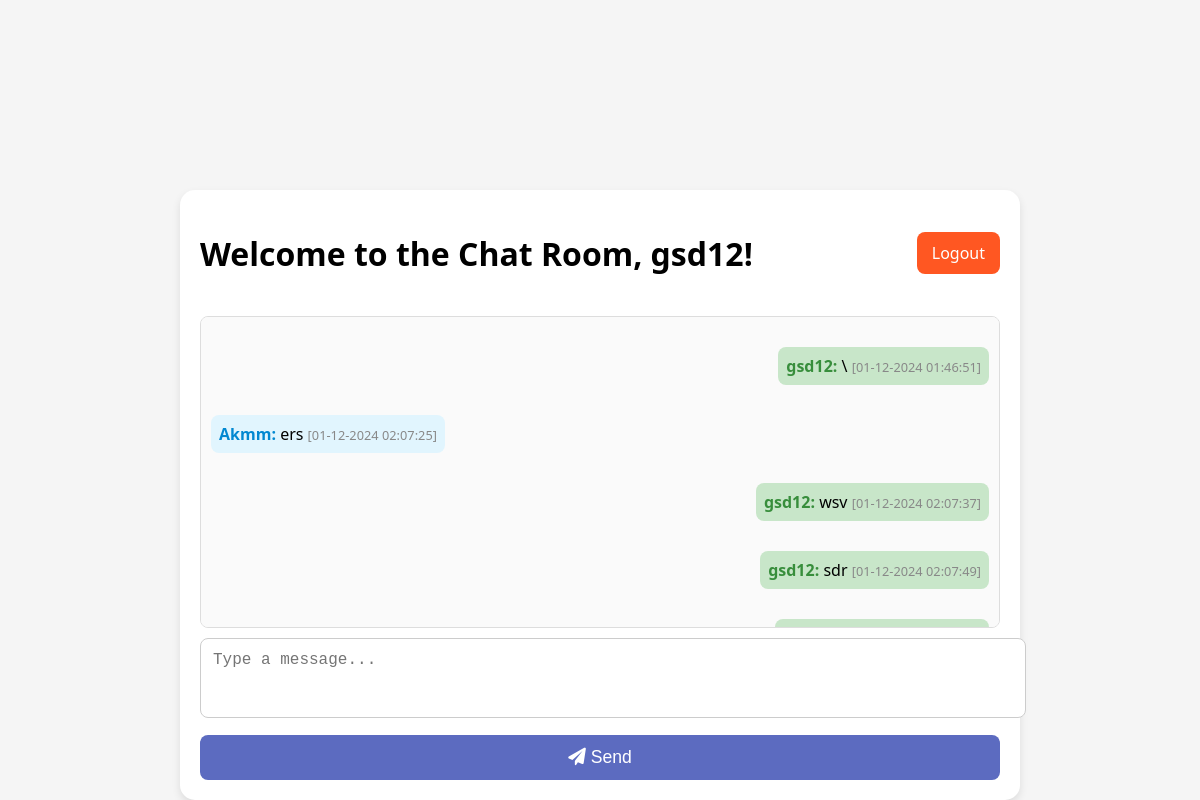
The page /chat (signed in) on the database its author committed.
### app.py (models this page shows, shortened)
class User(db.Model):
    id = db.Column(db.Integer, primary_key=True)
    username = db.Column(db.String(20), unique=True, nullable=False)  # Unique usernames
    email = db.Column(db.String(120), unique=True, nullable=False)  # Unique emails
    password_hash = db.Column(db.String(128), nullable=False)  # Store hashed passwords
    messages = db.relationship('Message', backref='author', lazy=True)  # Relationship with messages

class Message(db.Model):
    id = db.Column(db.Integer, primary_key=True)
    content = db.Column(db.String(500), nullable=False)  # Message content
    user_id = db.Column(db.Integer, db.ForeignKey('user.id'), nullable=False)  # Link to the user
    timestamp = db.Column(db.DateTime, default=lambda: datetime.now(timezone('Africa/Nairobi')))  # Timestamp with Nairobi time zone

### app.py (the view)
@app.route('/chat')
def chat():
    if 'username' not in session:  # Ensure the user is logged in
        return redirect(url_for('index'))  # Redirect to the login page if not logged in
    messages = Message.query.order_by(Message.timestamp.desc()).limit(50).all()  # Fetch the latest 50 messages
    return render_template('index.html', messages=messages)  # Display the chat page template with messages

### templates/index.html (shortened to what this page needs)
<!DOCTYPE html>
<html lang="en">
<head>
    <link rel="stylesheet" href="{{ url_for('static', filename='style.css') }}">
    <link rel="stylesheet" href="https://cdnjs.cloudflare.com/ajax/libs/font-awesome/6.0.0-beta3/css/all.min.css">
</head>
<body>
    <div class="container">
        <div class="header">
            <h1>Welcome to the Chat Room, {{ session['username'] }}!</h1>
            <a href="{{ url_for('logout') }}" class="logout-btn">Logout</a>
        </div>
        <div id="messages" class="chat-box">
            {% for message in messages[::-1] %}
                <p class="message {{ 'self' if message.author.username == session['username'] else 'other' }}">
                    <strong class="username {{ 'self' if message.author.username == session['username'] else 'other' }}">
                        {{ message.author.username }}:
                    </strong>
                    {{ message.content }}
                    <span class="timestamp">[{{ message.timestamp.strftime('%d-%m-%Y %H:%M:%S') }}]</span>
                </p>
            {% endfor %}
        </div>
        <div class="input-container">
            <textarea id="message" placeholder="Type a message..." rows="3"></textarea>
            <button onclick="sendMessage()">
                <i class="fas fa-paper-plane"></i> Send
            </button>
        </div>
    </div>
</body>
</html>

### static/style.css (style rules this page uses)
body { font-family: 'Segoe UI', Tahoma, Geneva, Verdana, sans-serif; background-color: #F5F5F5; margin: 0; padding: 0; display: flex; justify-content: center; align-items: center; height: 100vh; }
.container { width: 100%; max-width: 800px; margin-top: auto; padding: 20px; background-color: #fff; box-shadow: 0 4px 8px rgba(0, 0, 0, 0.1); border-radius: 15px; text-align: center; }
.header { display: flex; justify-content: space-between; align-items: center; margin-bottom: 20px; width: 100%; }
input, textarea { padding: 10px; margin-bottom: 12px; border: 1px solid #ccc; border-radius: 8px; font-size: 1rem; }
.chat-box { max-height: 290px; overflow-y: scroll; padding: 10px; margin-bottom: 10px; background-color: #fafafa; border-radius: 8px; border: 1px solid #ddd; display: flex; flex-direction: column; }
.message { padding: 8px; margin-bottom: 10px; border-radius: 8px; max-width: 70%; word-wrap: break-word; animation: fadeIn 0.3s ease-in-out; }
.message.self { background-color: #C8E6C9; align-self: flex-end; }
.message.other { background-color: #E1F5FE; align-self: flex-start; }
.message .username { font-weight: bold; }
.message.self .username { color: #388E3C; }
.message.other .username { color: #0288D1; }
.timestamp { font-size: 0.8em; color: #888; }
textarea { width: 100%; padding: 10px; border: 1px solid #ccc; border-radius: 5px; resize: none; }
button, input[type="submit"] { width: 100%; background-color: #5C6BC0; color: white; padding: 12px; border: none; border-radius: 5px; cursor: pointer; font-size: 1.1rem; transition: background-color 0.3s ease; }
.logout-btn { padding: 10px 15px; background-color: #FF5722; color: white; text-decoration: none; border-radius: 8px; font-size: 1rem; transition: background-color 0.3s ease; }
input[type="text"], input[type="email"], input[type="password"], textarea { padding: 12px; margin-bottom: 12px; border: 1px solid #ccc; border-radius: 8px; font-size: 1rem; width: 100%; }
input[type="submit"], button { width: 100%; background-color: #5C6BC0; color: white; padding: 12px; border: none; border-radius: 8px; font-size: 1.1rem; cursor: pointer; transition: background-color 0.3s ease; }
p { margin-top: 20px; }
a { color: #388E3C; text-decoration: none; }

### rows shown on the page
User: username "gsd12"
Message: author.username "gsd12", content "\\", timestamp "01-12-2024 01:46:51"
Message: author.username "Akmm", content "ers", timestamp "01-12-2024 02:07:25"
Message: author.username "gsd12", content "wsv", timestamp "01-12-2024 02:07:37"
Message: author.username "gsd12", content "sdr", timestamp "01-12-2024 02:07:49"
